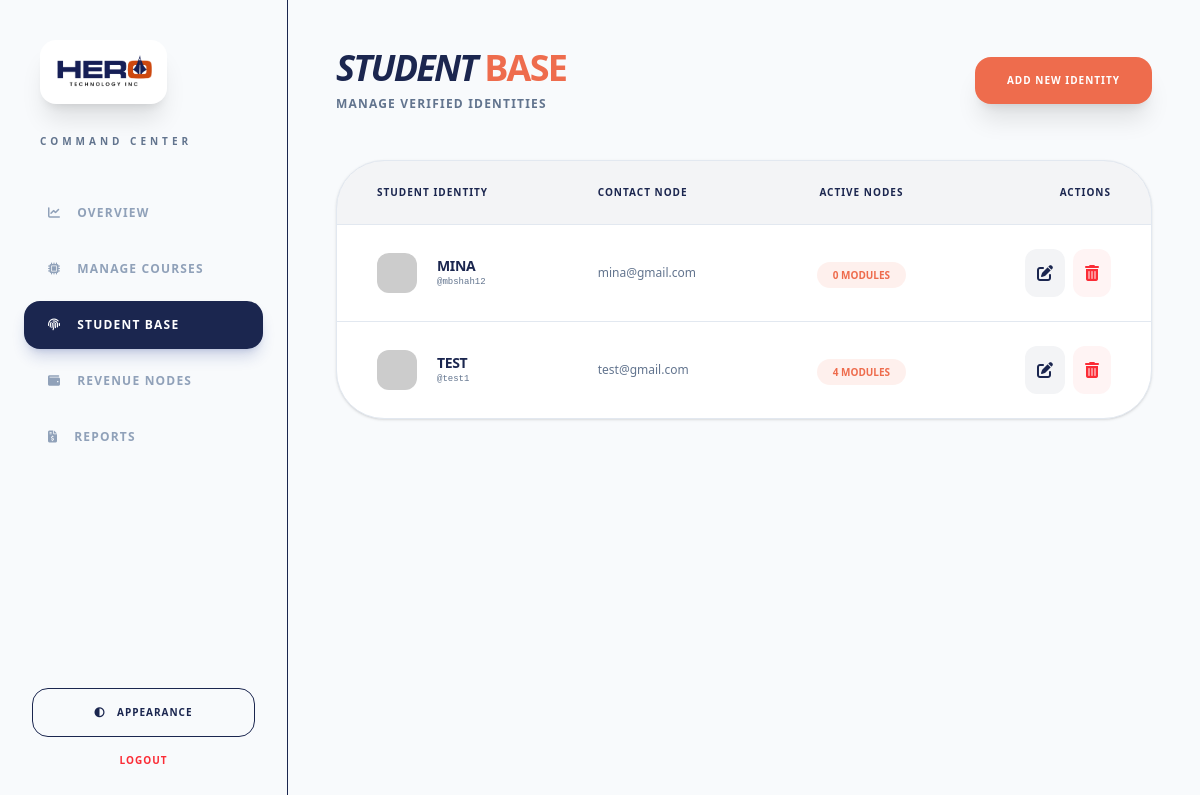
/backpanel/manage-students.php?error=not_found (signed in), run on an earlier commit of the app's database.
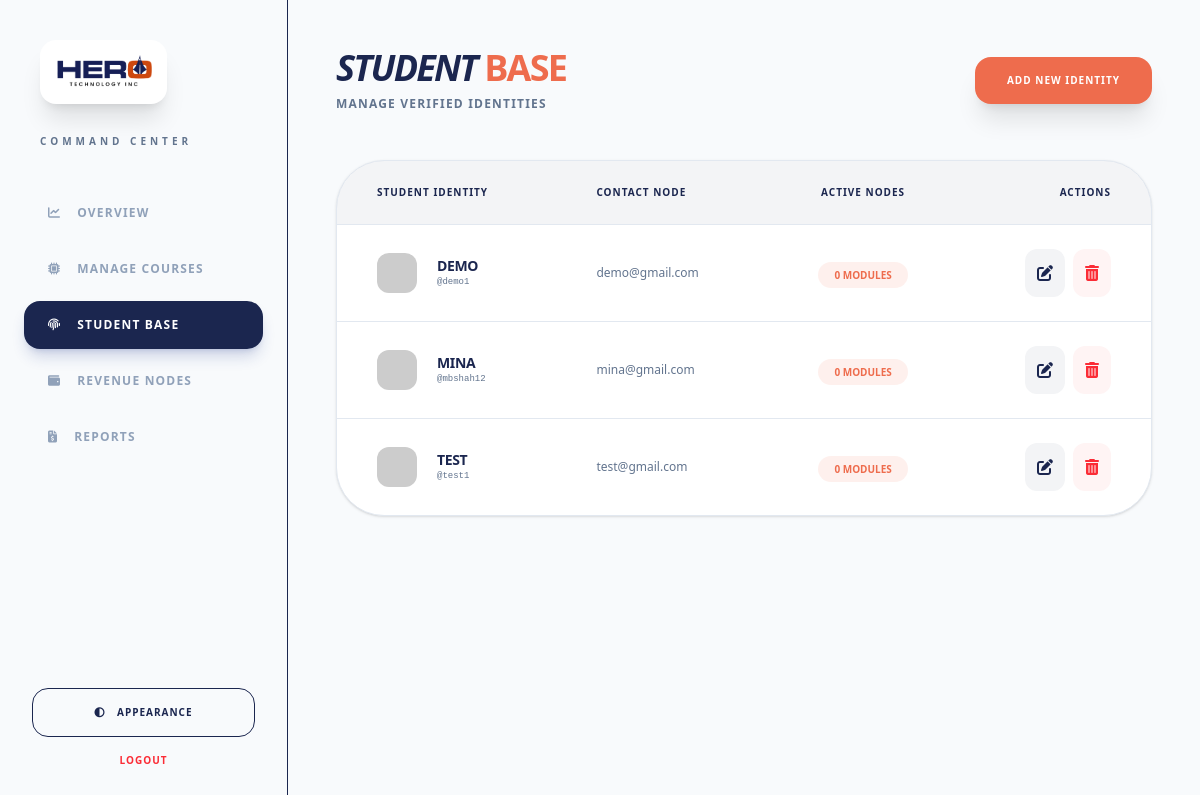
And on a later commit of the database.
### tables this page shows
CREATE TABLE `user_master` (
  `user_id` int(11) NOT NULL,
  `name` varchar(50) DEFAULT NULL,
  `username` varchar(50) NOT NULL,
  `phone` varchar(15) NOT NULL,
  `email` varchar(50) NOT NULL,
  `gender` enum('male','female','other') NOT NULL,
  `password` varchar(50) DEFAULT NULL,
  `role` enum('student','admin','manager') DEFAULT 'student',
  `datetime` timestamp NOT NULL DEFAULT current_timestamp() ON UPDATE current_timestamp(),
  `status` enum('publish','draft') DEFAULT 'publish'
);

### backpanel/manage-students.php (the view, shortened to what this page needs)
<?php
require '../config.php';
$query = "SELECT u.user_id, u.name, u.email, u.username,
          (SELECT COUNT(*) FROM enrollments e WHERE e.user_id = u.user_id) as node_count
          FROM user_master u
          WHERE u.role = 'student'
          ORDER BY u.user_id DESC";
$result = mysqli_query($conn, $query);
?>
<!DOCTYPE html>
<html lang="en" class="dark">
<head>
    <script src="https://cdn.jsdelivr.net/npm/@tailwindcss/browser@4"></script>
    <link href="https://cdnjs.cloudflare.com/ajax/libs/font-awesome/6.5.2/css/all.min.css" rel="stylesheet"/>
</head>
<body class="bg-[var(--app-bg)] text-[var(--text-main)] antialiased min-h-screen flex overflow-hidden">
    <?php include 'sidebar.php'; ?>
    <main class="flex-1 h-screen overflow-y-auto p-6 lg:p-12">
        <header class="flex justify-between items-center mb-12">
            <div>
                <h1 class="text-4xl font-black tracking-tighter uppercase italic">
                    Student <span class="text-hero-orange not-italic">Base</span>
                </h1>
                <p class="text-slate-500 text-xs font-bold uppercase tracking-widest mt-2">Manage verified identities</p>
            </div>
            <button onclick="toggleModal('addModal')" class="bg-hero-orange text-white px-8 py-4 rounded-2xl font-black uppercase text-[10px] tracking-widest shadow-xl hover:scale-105 transition-all">
                Add New Identity
            </button>
        </header>
        <div class="bg-[var(--card-bg)] rounded-[3rem] border border-[var(--border-color)] shadow-sm overflow-hidden">
            <table class="w-full text-left">
                <thead class="bg-hero-blue/5 border-b border-[var(--border-color)]">
                    <tr>
                        <th class="px-10 py-6 text-[10px] font-black uppercase tracking-widest">Student Identity</th>
                        <th class="px-10 py-6 text-[10px] font-black uppercase tracking-widest">Contact Node</th>
                        <th class="px-10 py-6 text-[10px] font-black uppercase tracking-widest text-center">Active Nodes</th>
                        <th class="px-10 py-6 text-[10px] font-black uppercase tracking-widest text-right">Actions</th>
                    </tr>
                </thead>
                <tbody class="divide-y divide-[var(--border-color)]">
                    <?php if(mysqli_num_rows($result) > 0): ?>
                        <?php while($row = mysqli_fetch_assoc($result)): ?>
                        <tr class="hover:bg-hero-orange/[0.02] transition-colors">
                            <td class="px-10 py-6">
                                <div class="flex items-center gap-5">
                                    <img src="https://ui-avatars.com/api/?name=<?= urlencode($row['name']) ?>&background=1B264F&color=fff" class="w-10 h-10 rounded-xl">
                                    <div>
                                        <p class="text-sm font-black uppercase tracking-tight"><?= htmlspecialchars($row['name']) ?></p>
                                        <p class="text-[9px] font-mono text-slate-500 lowercase">@<?= htmlspecialchars($row['username']) ?></p>
                                    </div>
                                </div>
                            </td>
                            <td class="px-10 py-6 text-xs text-slate-500">
                                <?= htmlspecialchars($row['email']) ?>
                            </td>
                            <td class="px-10 py-6 text-center">
                                <span class="px-4 py-1.5 bg-hero-orange/10 text-hero-orange text-[10px] font-black rounded-full uppercase">
                                    <?= $row['node_count'] ?> Modules
                                </span>
                            </td>
                            <td class="px-10 py-6 text-right">
                                <div class="flex justify-end gap-2">
                                    <a href="edit-student.php?id=<?= $row['user_id'] ?>" class="p-3 bg-hero-blue/5 rounded-xl text-hero-blue hover:bg-hero-blue hover:text-white transition-all">
                                        <i class="fas fa-edit"></i>
                                    </a>
                                    <button onclick="confirmDelete(<?= $row['user_id'] ?>)" class="p-3 bg-red-500/5 rounded-xl text-red-500 hover:bg-red-500 hover:text-white transition-all">
                                        <i class="fas fa-trash-alt"></i>
                                    </button>
                                </div>
                            </td>
                        </tr>
                        <?php endwhile; ?>
                    <?php endif; ?>
                </tbody>
            </table>
        </div>
    </main>
</body>
</html>

What changed in the data, as far as the page shows it:
added user_master: name "DEMO", username "demo1", email "demo@gmail.com", node_count "0"
changed user_master "TEST": node_count "4" → "0"
